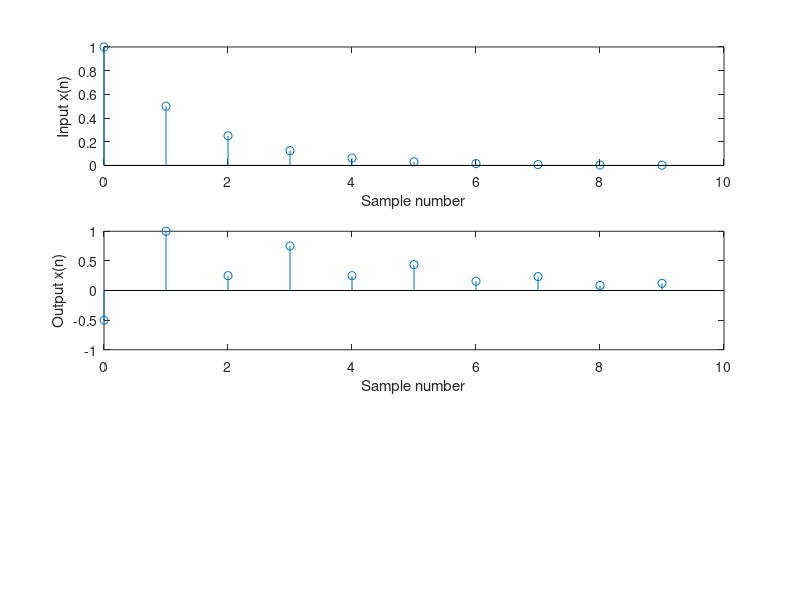

Source code (MATLAB):
clear;
%Example 6.1
%Compute Recursive function

%y(n) = 0.5y(n-2)+x(n-1)

%Initial conditions:
% y(-2) = 1
% y(-1) = 0
% x(-1) = -1

%Input
% x(n) = (0.5)^n*u(n)

y = zeros(1,10);       % setup vectpr to store y(n)
y = [1 0 y];           % Set initial conditions of y(-2) and y(-1)
n = 0:1:9;             % Compute time index
x = (0.5).^n;          % Compute 20 input samples of x(n)
x = [0 -1 x];          % set initial conditions of x(-2) = 0 and x(-1) = 1

for n =1:10
y(n +2) = 0.5*y(n)+x(n+1)
end

n = 0:1:9;
subplot(3,1,1);stem(n,x(3:12));ylabel('Input x(n)');xlabel('Sample number')
subplot(3,1,2);stem(n,y(3:12));ylabel('Output x(n)');xlabel('Sample number')